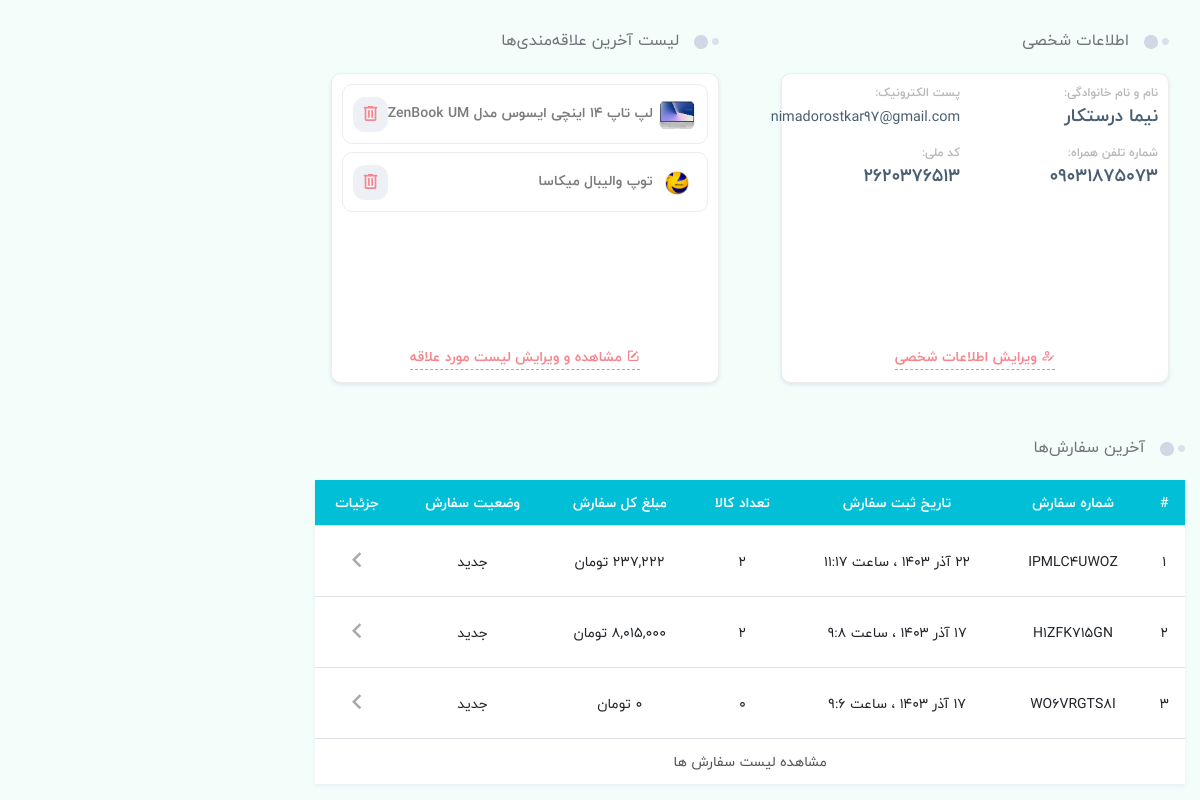
Page /profile (signed in) on the earlier database version.
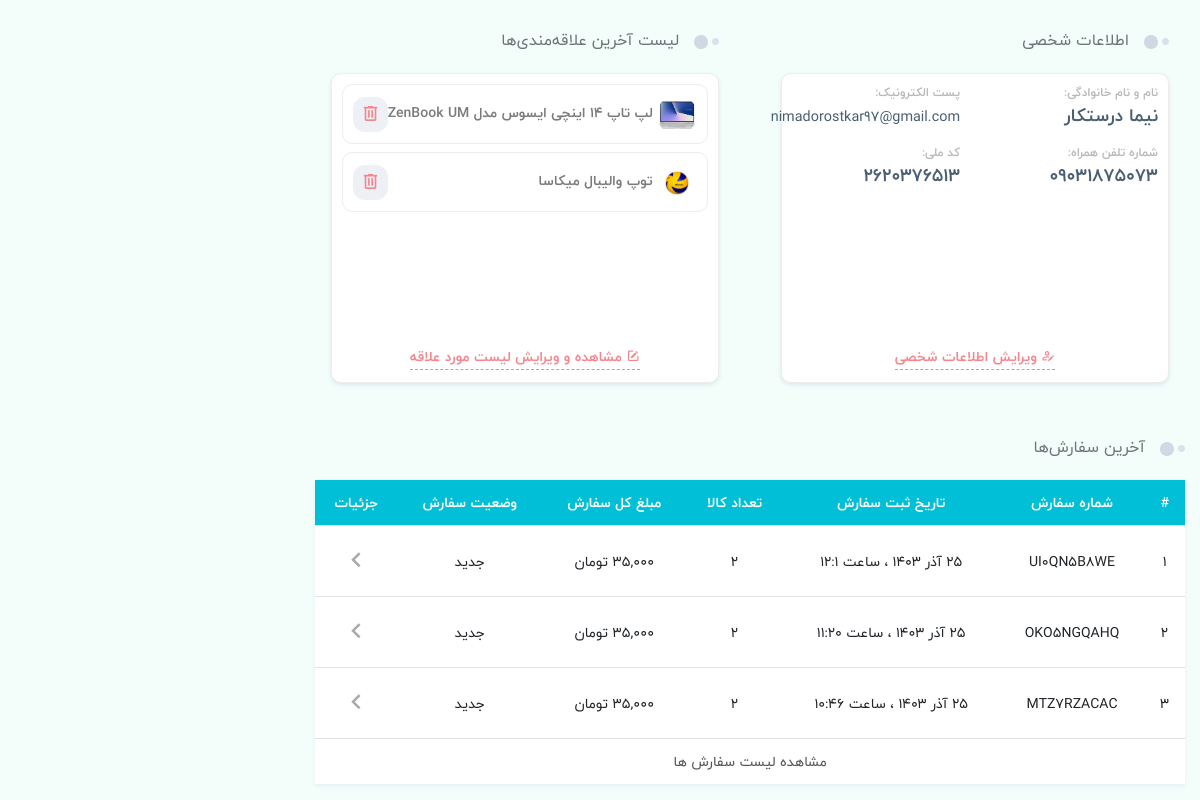
Same page on the later database version.
### eshop_account/models.py (models this page shows, shortened)
class UserProfile(models.Model):
    user = models.OneToOneField(User, on_delete=models.CASCADE, verbose_name='نام', related_name='profile')
    phone = models.CharField(blank=True, max_length=20, verbose_name='تلفن')
    national_code = models.CharField(blank=True, max_length=20, verbose_name='کدملی', default='_')
    image = models.ImageField(blank=True, null=True, upload_to=upload_image_path, verbose_name='تصویر')
    class Meta:
        verbose_name = 'کاربر'
        verbose_name_plural = 'کاربران'
    def user_name(self):
        return self.user.first_name + ' ' + self.user.last_name + ' ( ' + self.user.username + ' ) '
    user_name.short_description = 'نام کاربری'
    def image_tag(self):
        if self.image:
            return mark_safe('<img src="{}" height="50"/>'.format(self.image.url))
    image_tag.short_description = 'تصویر'

### eshop_product/models.py (models this page shows, shortened)
class Product(models.Model):
    STATUS = (
        ('True', "فعال"),
        ("False", "غیرفعال")
    )
    VARIANTS = (
        ('None', 'هیچ'),
        ('Size', 'سایز'),
        ('Color', 'رنگ'),
        ('Size-Color', 'سایزـ‌رنگ'),
    )
    category = models.ForeignKey(Category, on_delete=models.SET_NULL, null=True, verbose_name='دسته')
    brand = models.ForeignKey(Brand, on_delete=models.SET_NULL, blank=True, null=True, verbose_name='برند')
    title = models.CharField(max_length=200, verbose_name='عنوان فارسی')
    title_eng = models.CharField(max_length=150, blank=True, null=True, verbose_name='عنوان انگلیسی')
    keyword = models.CharField(max_length=250, verbose_name='کلمه کلیدی')
    variant = models.CharField(max_length=10, choices=VARIANTS, default='None', verbose_name='تنوع')
    description = models.CharField(max_length=300, verbose_name='توضیحات')
    image = models.ImageField(upload_to=upload_image_path, verbose_name='تصویر')
    price = models.IntegerField(verbose_name='قیمت')
    amount = models.IntegerField(verbose_name='تعداد')
    all_sale = models.IntegerField(default=0, verbose_name='تعداد فروش')
    view_count = models.BigIntegerField(default=0, verbose_name='تعداد بازدیدها')
    details = RichTextUploadingField(verbose_name='جزئيات محصول')
    analyze = RichTextUploadingField(blank=True, null=True, verbose_name='نقد و بررسی')
    status = models.CharField(max_length=50, choices=STATUS, verbose_name='وضعیت')
    slug = models.SlugField(verbose_name='عبارت لینک', null=False, unique=True, allow_unicode=True, max_length=200)
    creat_at = models.DateTimeField(auto_now_add=True, verbose_name='ایجاده شده در تاریخ')
    update_at = models.DateTimeField(auto_now=True, verbose_name='آپدیت شده در تاریخ')
    objects = ProductsManager()
    favourite = models.ManyToManyField(User, blank=True, verbose_name='علاقه‌مندی')
    class Meta:
        verbose_name = 'محصول'
        verbose_name_plural = 'محصولات'
    def price_th(self):
        return f"{self.price:,}"
    price_th.short_description = 'قیمت'
    def image_tag(self):
        return mark_safe('<img src="{}" height="50"/>'.format(self.image.url))
    image_tag.short_description = 'تصویر'
    def get_absolute_url(self):
        return reverse('product_detail', kwargs={'slug': self.slug, 'product_id': self.id})
    def fav_count(self):
        fav = User.objects.filter(product__exact=self.id)
        return fav.count()
    fav_count.short_description = 'تعداد علاقه‌مندان'

### eshop_order/models.py (models this page shows, shortened)
class Order(models.Model):
    STATUS = (
        ('New', 'جدید'),
        ('Accepted', 'تایید سفارش'),
        ('Preparing', 'آماده سازی سفارش'),
        ('OutCompany', 'خروج از مرکز پردازش'),
        ('InPostOffice', 'تحویل به پست'),
        ('OnShipping', 'مرکز مبادلات پست'),
        ('Arrive', 'تحویل به مشتری'),
        ('Canceled', 'لغو شده'),
    )
    PAY_WAY = (
        ('online', 'پرداخت آنلاین'),
        ('creditCard', 'کیف پول اعتباری')
    )
    user = models.ForeignKey(User, on_delete=models.SET_NULL, null=True, verbose_name='کاربر')
    code = models.CharField(max_length=10, editable=False, verbose_name='کد سفارش')
    address_full_name = models.CharField(blank=True, max_length=60, verbose_name='نام و نام خانوادگی')
    address_phone = models.CharField(blank=True, max_length=20, verbose_name='تلفن')
    address_ostsn = models.CharField(blank=True, max_length=20, verbose_name='استان')
    address_city = models.CharField(blank=True, max_length=20, verbose_name='شهر')
    address_address = models.CharField(blank=True, max_length=150, verbose_name='آدرس پستی')
    address_post_code = models.IntegerField(blank=True, verbose_name='کد پستی', null=True)
    post_way = models.ForeignKey(PostWay, on_delete=models.SET_NULL, null=True, verbose_name='نحوه ارسال')
    pay_way = models.CharField(max_length=50, choices=PAY_WAY, default='online', verbose_name='نحوه پرداخت')
    total = models.IntegerField(verbose_name='جمع مبلغ کل سفارشات')
    amount = models.IntegerField(verbose_name='جمع تعداد کل سفارشات')
    status = models.CharField(max_length=30, choices=STATUS, default='New', verbose_name='وضعیت')
    ip = models.CharField(blank=True, max_length=20, verbose_name='آی‌پی')
    admin_note = models.CharField(blank=True, max_length=100, verbose_name='یادداشت ادمین')
    create_at = models.DateTimeField(auto_now_add=True, verbose_name='ایجاد شده')
    update_at = models.DateTimeField(auto_now=True, verbose_name='آخرین آپدیت')
    ref_id = models.CharField(max_length=256, null=True, blank=True)
    authority = models.CharField(max_length=256, null=True, blank=True)
    paid = models.BooleanField(default=False)
    class Meta:
        verbose_name = 'سفارش'
        verbose_name_plural = 'سفارشات'
    def user_name(self):
        return self.user.first_name + ' ' + self.user.last_name + ' ( ' + self.user.username + ' ) '
    user_name.short_description = 'نام کاربری'
    def total_th(self):
        return f"{self.total:,}"
    total_th.short_description = 'مبلغ کل'
    def post_w(self):
        return self.post_way.way
    post_w.short_description = 'نحوه ارسال'
    def post_p(self):
        return f"{self.post_way.price:,}"
    post_p.short_description = 'هزینه ارسال'
    def j_create_at(self):
        return jalali_converter(self.create_at)
    j_create_at.short_description = 'زمان ارسال'
    def j_update_at(self):
        return jalali_converter(self.update_at)
    j_update_at.short_description = 'آخرین آپدیت'

### eshop_account/views.py (the view)
# urls.py: path('profile', profile_page, name='profile_page'),
@login_required(login_url='/login')
def profile_page(request):
    current_user = request.user
    profile = UserProfile.objects.filter(user__username=current_user).first()
    orders = Order.objects.filter(user_id=current_user.id).order_by('-id')[:3]
    favourites = Product.objects.filter(favourite=request.user, status=True).order_by('-id')[:3]
    context = {
        'current_user': current_user,
        'profile': profile,
        'orders': orders,
        'favourites': favourites
    }
    return render(request, 'account/profile.html', context)

### eshop_account/templates/account/profile.html (shortened to what this page needs)
{% extends 'shared/_MainLayout.html' %}
{% load static %}
{% load render_partial %}
{% load humanize %}
{% block header_ref %}
    <link rel="stylesheet" href="{% static 'css/vendor/nouislider.min.css' %}">
{% endblock %}
{% block content %}
    <main class="main-content dt-sl mt-4 mb-3" style="transform: none;">
        <div class="container main-container" style="transform: none;">
            <div class="row" style="transform: none;">
                <div class="col-xl-9 col-lg-8 col-md-8 col-sm-12">
                    <div class="row">
                        <div class="col-xl-6 col-lg-12">
                            <div class="px-3">
                                <div class="section-title text-sm-title title-wide mb-1 no-after-title-wide dt-sl mb-2">
                                    <h2>اطلاعات شخصی</h2>
                                </div>
                                <div class="profile-section dt-sl">
                                    <div class="row">
                                        <div class="col-md-6 col-sm-12">
                                            <div class="label-info">
                                                <span>نام و نام خانوادگی:</span>
                                            </div>
                                            <div class="value-info">
                                                <span>{{ profile.user.first_name }} {{ profile.user.last_name }}</span>
                                            </div>
                                        </div>
                                        <div class="col-md-6 col-sm-12">
                                            <div class="label-info">
                                                <span>پست الکترونیک:</span>
                                            </div>
                                            <div class="value-info">
                                                <span> <small> {{ profile.user.email }} </small> </span>
                                            </div>
                                        </div>
                                        <div class="col-md-6 col-sm-12">
                                            <div class="label-info">
                                                <span>شماره تلفن همراه:</span>
                                            </div>
                                            <div class="value-info">
                                                <span>{{ profile.phone }}</span>
                                            </div>
                                        </div>
                                        <div class="col-md-6 col-sm-12">
                                            <div class="label-info">
                                                <span>کد ملی:</span>
                                            </div>
                                            <div class="value-info">
                                                <span>{{ profile.national_code }}</span>
                                            </div>
                                        </div>
                                    </div>
                                    <div class="profile-section-link">
                                        <a href="{% url 'profile_info_edit' %}" class="border-bottom-dt">
                                            <i class="mdi mdi-account-edit-outline"></i>
                                            ویرایش اطلاعات شخصی
                                        </a>
                                    </div>
                                </div>
                            </div>
                        </div>
                        <div class="col-xl-6 col-lg-12">
                            <div class="px-3">
                                <div class="section-title text-sm-title title-wide mb-1 no-after-title-wide dt-sl mb-2">
                                    <h2>لیست آخرین علاقه‌مندی‌ها</h2>
                                </div>
                                <div class="profile-section dt-sl">
                                    <ul class="list-favorites">
                                        {% if favourites %}
                                            {% for product in favourites %}
                                                <li>
                                                    <a href="{{ product.get_absolute_url }}">
                                                        <img src="{{ product.image.url }}" alt="">
                                                        <span>{{ product.title|truncatechars:40 }}</span>
                                                    </a>
                                                    <button onClick="location.href='{% url "product_favourite" product.id %}'">
                                                        <i class="mdi mdi-trash-can-outline"></i>
                                                    </button>
                                                </li>
                                            {% endfor %}
                                        {% else %}
                                            <li>
                                                <span class="align-content-center">هنوز محصولی را برای علاقه‌مندی انتخاب نکرده‌اید</span>
                                            </li>
                                        {% endif %}
                                    </ul>
                                    <div class="profile-section-link">
                                        <a href="{% url 'profile_favourites' %}" class="border-bottom-dt">
                                            <i class="mdi mdi-square-edit-outline"></i>
                                            مشاهده و ویرایش لیست مورد علاقه
                                        </a>
                                    </div>
                                </div>
                            </div>
                        </div>
                    </div>
                    <div class="row mt-5">
                        <div class="col-12">
                            <div class="section-title text-sm-title title-wide mb-1 no-after-title-wide dt-sl mb-2 px-res-1">
                                <h2>آخرین سفارش‌ها</h2>
                            </div>
                            <div class="dt-sl">
                                <div class="table-responsive">
                                    <table class="table table-order">
                                        <thead>
                                        <tr>
                                            <th>#</th>
                                            <th>شماره سفارش</th>
                                            <th>تاریخ ثبت سفارش</th>
                                            <th>تعداد کالا</th>
                                            <th>مبلغ کل سفارش</th>
                                            <th>وضعیت سفارش</th>
                                            <th>جزئیات</th>
                                        </tr>
                                        </thead>
                                        <tbody>
                                        {% for order in orders %}
                                            <tr>
                                                <td>{{ forloop.counter }}</td>
                                                <td>{{ order.code }}</td>
                                                <td>{{ order.j_create_at}}</td>
                                                <td>{{ order.amount }}</td>
                                                <td>{{ order.total|intcomma:False }} تومان</td>
                                                <td>{{ order.get_status_display }}</td>
                                                <td class="details-link">
                                                    <a href="{% url 'OrderDetail' order.id %}">
                                                        <i class="mdi mdi-chevron-left"></i>
                                                    </a>
                                                </td>
                                            </tr>
                                        {% endfor %}
                                        <tr>
                                            <td class="link-to-orders" colspan="7"><a href="{% url 'OrdersList' %}">مشاهده لیست
                                                سفارش
                                                ها</a></td>
                                        </tr>
                                        </tbody>
                                    </table>
                                </div>
                            </div>
                        </div>
                    </div>
                </div>
            </div>
        </div>
    </main>
{% endblock %}

Differences in the rows shown:
removed Order: code "IPMLC4UWOZ", j_create_at "۲۲ آذر ۱۴۰۳ ، ساعت ۱۱:۱۷", amount "2", status "جدید"
removed Order: code "H1ZFK715GN", j_create_at "۱۷ آذر ۱۴۰۳ ، ساعت ۹:۸", amount "2", status "جدید"
removed Order: code "WO6VRGTS8I", j_create_at "۱۷ آذر ۱۴۰۳ ، ساعت ۹:۶", amount "0", status "جدید"
added Order: code "UI0QN5B8WE", j_create_at "۲۵ آذر ۱۴۰۳ ، ساعت ۱۲:۱", amount "2", status "جدید"
added Order: code "OKO5NGQAHQ", j_create_at "۲۵ آذر ۱۴۰۳ ، ساعت ۱۱:۲۰", amount "2", status "جدید"
added Order: code "MTZ7RZACAC", j_create_at "۲۵ آذر ۱۴۰۳ ، ساعت ۱۰:۴۶", amount "2", status "جدید"
